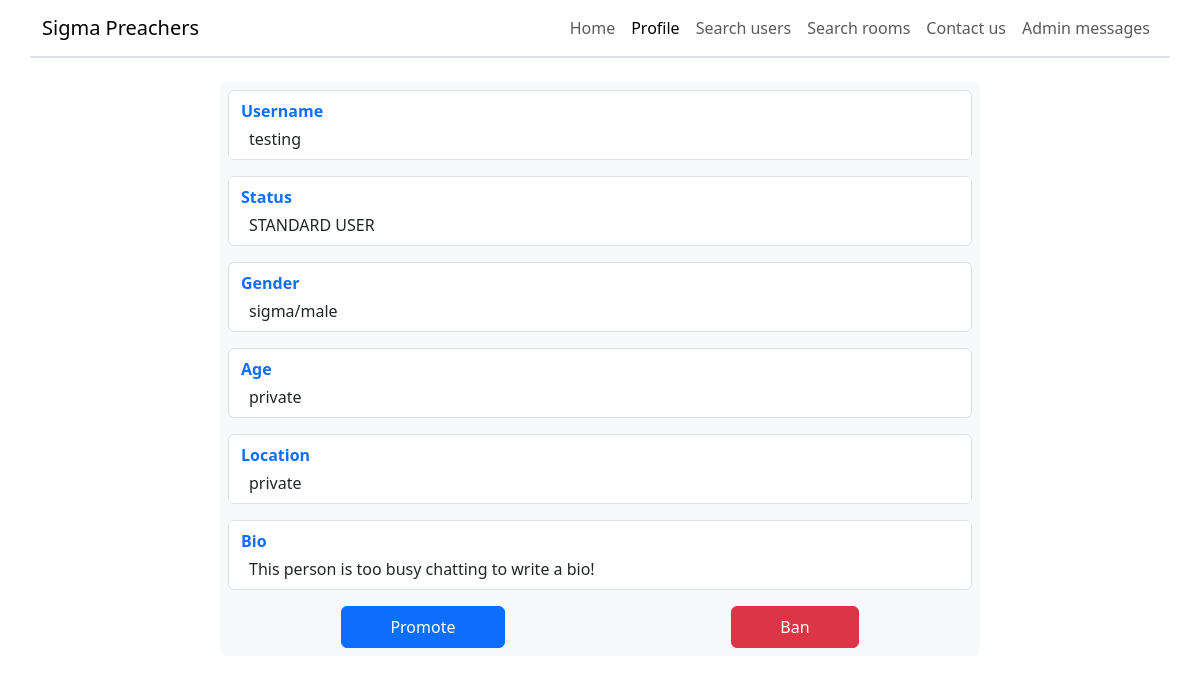
/view_profile/2 (signed in), run on the app's committed database.
### project/database/create_db.py (models this page shows)
class User(UserMixin, db.Model):
    __tablename__ = "users"
    id = db.Column(db.Integer, primary_key=True, autoincrement=True)
    username = db.Column(db.String(67), unique=True, nullable=False)
    password = db.Column(db.Integer, nullable=False)  # Only store password hash
    status = db.Column(db.String(20), default="STANDARD USER", nullable=False)
    gender = db.Column(db.String(67), default="sigma/male", nullable=False)
    age = db.Column(db.Integer, default=-1, nullable=False)
    location = db.Column(db.String(67), default="private", nullable=False)
    bio = db.Column(
        db.String(255),
        default="This person is too busy chatting to write a bio!",
        nullable=False,
    )
    banned = db.Column(db.Boolean, default=False, nullable=False)
    ban_end = db.Column(db.Integer, default=int(datetime.now().timestamp()))
    room_access = db.relationship("RoomAccess", backref="user")
    admin_messages = db.relationship("AdminMessage", backref="user")
    room_message = db.relationship("RoomMessage", backref="user")

### project/routes/view_profile.py (the view)
@view_profile_bp.route("/view_profile/<int:id>")
@login_required
def view_profile(id):
    ban_service = BanService(id)
    ban_service.is_user_banned()
    service = ViewProfileService(id)
    user_details = service.get_user_object()
    own_profile = id == current_user.id
    return render_template(
        "view_profile.html", user_details=user_details, own_profile=own_profile
    )

### project/database/select_db.py (called while the page is built)
    @staticmethod
    def select_user_with_id(user_id: int) -> User | None:
        found_user = User.query.filter(User.id == user_id).first()
        if found_user is None:
            return None
        found_user.ban_end = datetime.fromtimestamp(
            found_user.ban_end
        ).strftime("%d/%m/%Y")
        return found_user

    @staticmethod
    def is_banned(user_id: int) -> bool:
        user = User.query.filter(User.id == user_id).first()
        if user is None:
            return True
        return user.banned

### project/services/ban.py (called while the page is built)
    def is_user_banned(self):
        banned = Select.is_banned(self.user_id)
        if not banned:
            return False
        if Select.has_ban_ended(self.user_id):
            self.unban_user()
            return False
        return True

### project/services/view_profile.py (called while the page is built)
    def get_user_object(self) -> User:
        return Select.select_user_with_id(self.user_id)

### project/templates/view_profile.html (shortened to what this page needs)
{% extends "base_header.html" %}
{% block main %}
<main class="mt-4">
    <div class="row d-flex justify-content-center mb-5">
        <div class="bg-light rounded p-2 mb-5 col-sm-8">
            <div class="d-flex flex-column row border py-2 mx-0 rounded mb-3" style="background-color: white;">
                <p class="text-primary fw-bold ms-0 my-0">Username</p>
                <p class="mt-1 ms-2 mb-0">{{ user_details.username }}</p>
            </div>
            <div class="d-flex flex-column row border py-2 mx-0 rounded mb-3" style="background-color: white;">
                <p class="text-primary fw-bold ms-0 my-0">Status</p>
                <p class="mt-1 ms-2 mb-0">{{ user_details.status }}</p>
            </div>
            <div class="d-flex flex-column row border py-2 mx-0 rounded mb-3" style="background-color: white;">
                <p class="text-primary fw-bold ms-0 my-0">Gender</p>
                <p class="mt-1 ms-2 mb-0">{{ user_details.gender }}</p>
            </div>
            <div class="d-flex flex-column row border py-2 mx-0 rounded mb-3" style="background-color: white;">
                <p class="text-primary fw-bold ms-0 my-0">Age</p>
                {% if user_details.age == -1 %}
                <p class="mt-1 ms-2 mb-0">private</p>
                {% else %}
                <p class="mt-1 ms-2 mb-0">{{ user_details.age }}</p>
                {% endif %}
            </div>
            <div class="d-flex flex-column row border py-2 mx-0 rounded mb-3" style="background-color: white;">
                <p class="text-primary fw-bold ms-0 my-0">Location</p>
                <p class="mt-1 ms-2 mb-0">{{ user_details.location }}</p>
            </div>
            <div class="d-flex flex-column row border py-2 mx-0 rounded" style="background-color: white;">
                <p class="text-primary fw-bold ms-0 my-0">Bio</p>
                <p class="mt-1 ms-2 mb-0 text-break">{{ user_details.bio }}</p>
            </div>
            {% if current_user.username == "MASTER" and not own_profile and user_details.status != "BANNED" %}
            <div class="d-flex justify-content-center" style="width: 100%">
                <a href="/promote_user/{{ user_details.id }}" class="btn btn-primary py-2 mt-3 px-5 mx-auto">Promote</a>
                <a href="/ban_user/{{ user_details.id }}" class="btn btn-danger py-2 mt-3 px-5 mx-auto">Ban</a>
            </div>
            {% elif current_user.username == "MASTER" and not own_profile %}
            <div class="d-flex justify-content-center" style="width: 100%">
                <a href="/unban_user/{{ user_details.id }}" class="btn btn-primary py-2 mt-3 px-5 mx-auto">Unban</a>
            </div>
            {% endif %}
        </div>
    </div>
</main>
{% endblock %}

### data on the page
User: username "testing", status "STANDARD USER", gender "sigma/male", location "private", bio "This person is too busy chatting to write a bio!"
